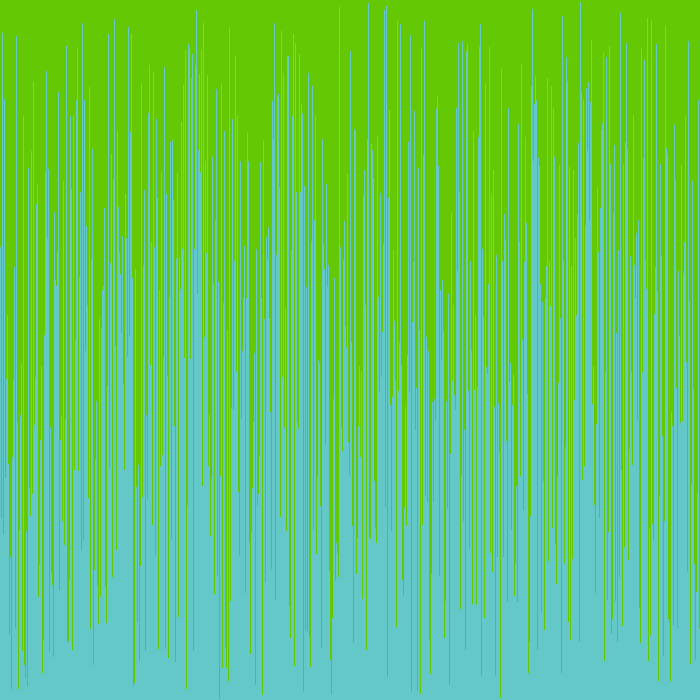
Frame 1 (no input)
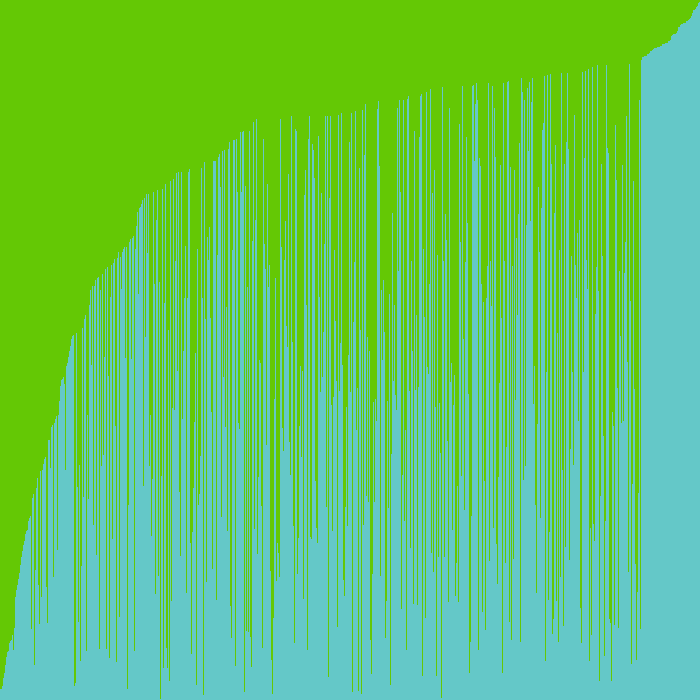
Frame 60 (the mouse pressed at the canvas centre just before this capture)
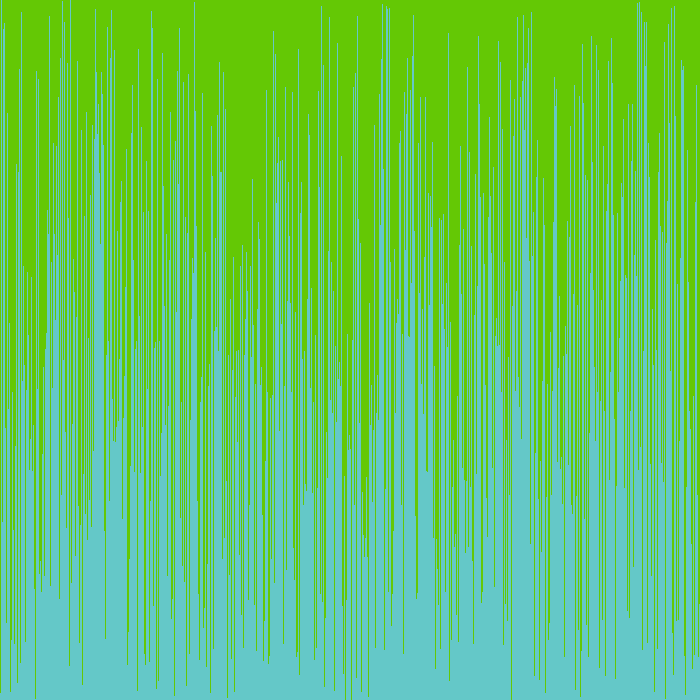
Frame 120 (the mouse held since frame 60 and released just before this capture)

The Processing sketch that drew these frames (run headless with seeded random() and noise(); from frame 60 on, the mouse is pressed at the canvas centre):

// Processing sketch: sketch_190113a
// ── sketch_190113a.pde
//1. create an array of ints. don't initialize it yet.
int[] iArr;
void setup() {
  //2. set the size of your window
  //  if you are using Processing 3, you cannot use variables
  //  because the developers don't know how programming is supposed to work.
  size(700,700);
  //3. initialize your array with the built in width variable
  iArr = new int[width];
  //4. initialize the ints in the array with random numbers
  //   from 0 to the built in height variable
  for(int i = 0; i < iArr.length; i++)
  {
    iArr[i] = round(random(height + 1));
  }
  
  //5. call the noStroke() method
  noStroke();
}

void draw() {
  //6. set the background color with background(r, g, b);
  background(100,200,5);
  //7. set the color for your graph
  fill(100,200,200);
  //8. draw a rectangle for each int in your array.
  //   the x value will be the current index in the array
  //   the y value will the height variable
  //   the width is 1 (one)
  //   the height is negative the value of the element at the current index of the array
  for (int i = 0; i < iArr.length; i++)
  {
    rect(i,height,1,-iArr[i]);
  }

  //9. call the stepSort method
  stepSort(iArr);
  //10. extract the code that randomizes the array into a method.
  
  //11. call the method you made in step 10 when the mouse is pressed
  if (mousePressed == true)
  {
    randomize();
  }
}

void randomize()
{
 for(int i = 0; i < iArr.length; i++)
  {
    iArr[i] = round(random(height + 1));
  } 
}

void stepSort(int[] arr) {
  for (int i = 1; i < arr.length; i++) {
    if (arr[i - 1] > arr[i]) {
      int t = arr[i];
      arr[i] = arr[i - 1];
      arr[i - 1] = t;
    }
  }
}
